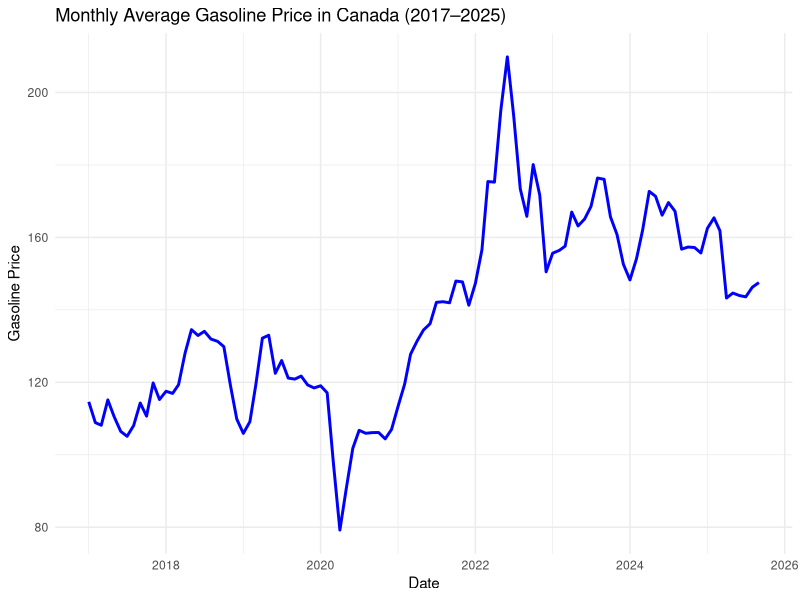
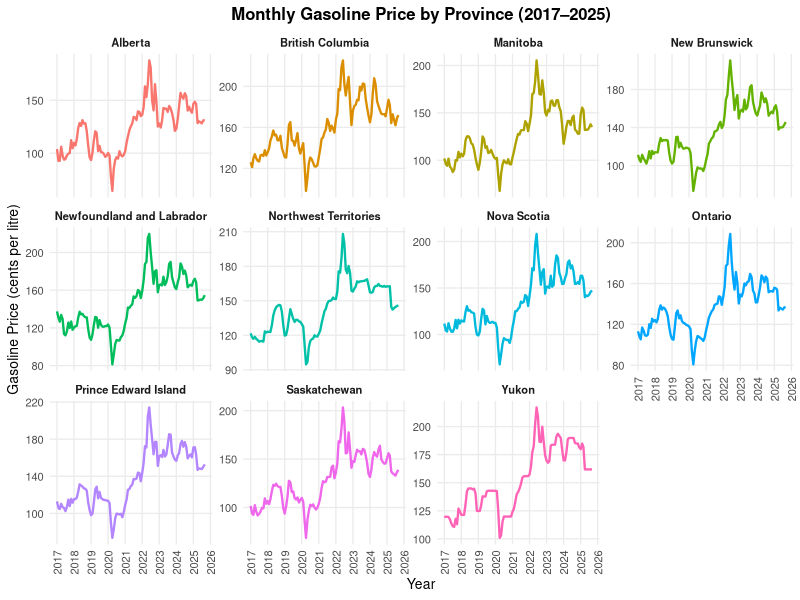
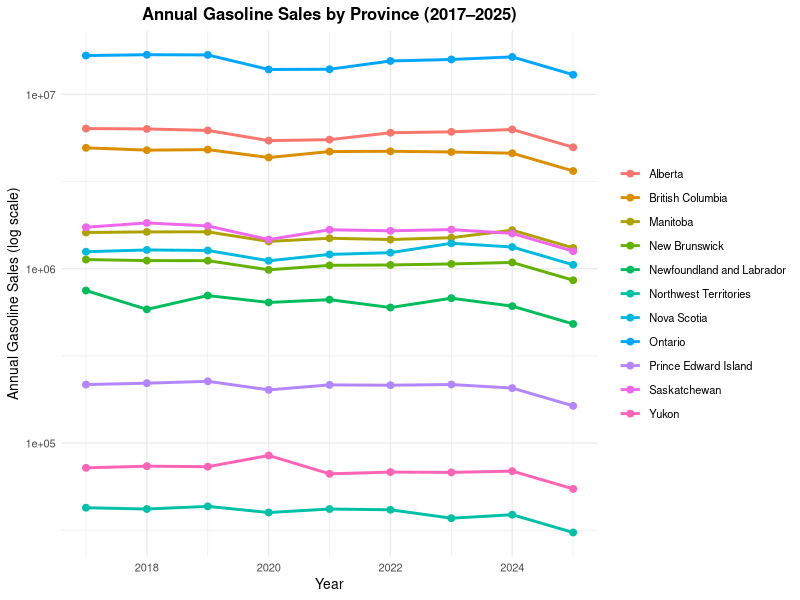
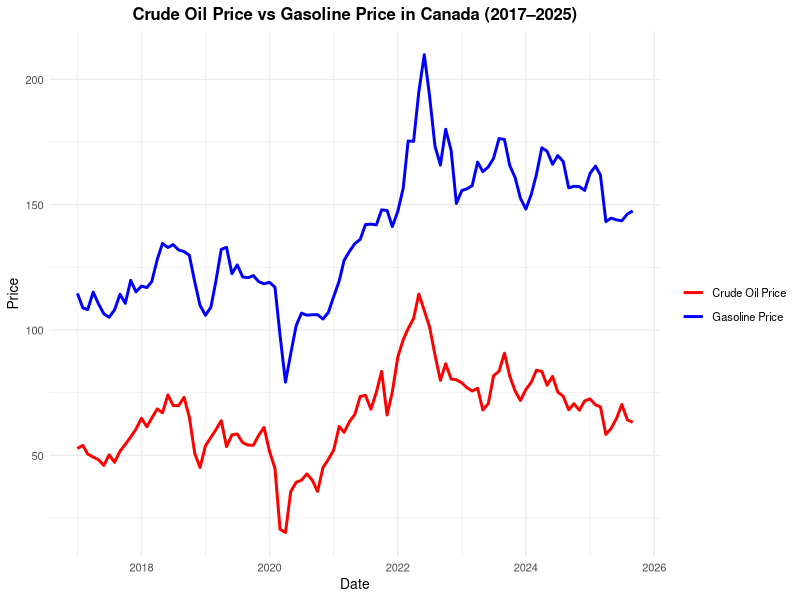
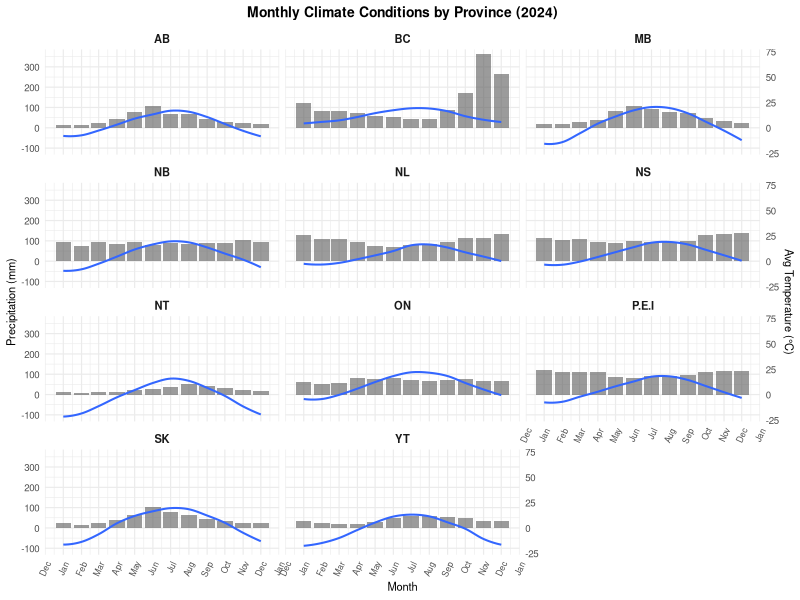
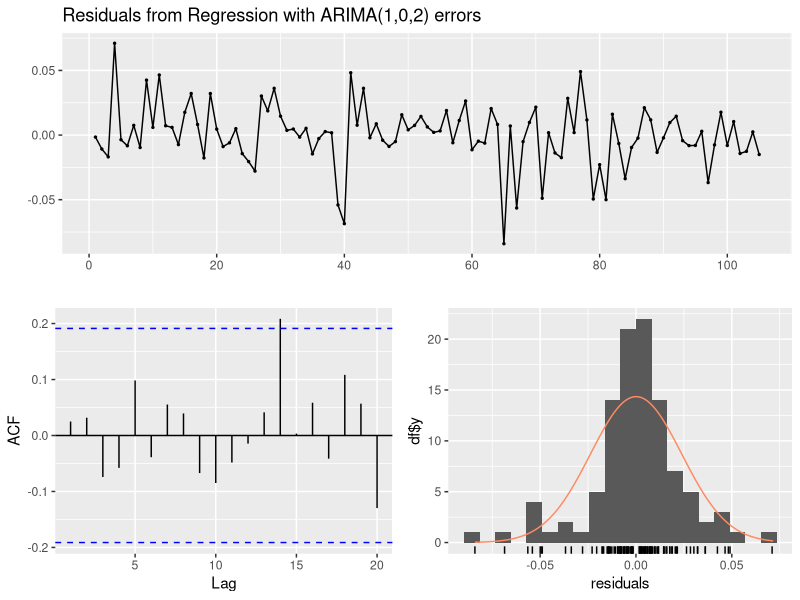
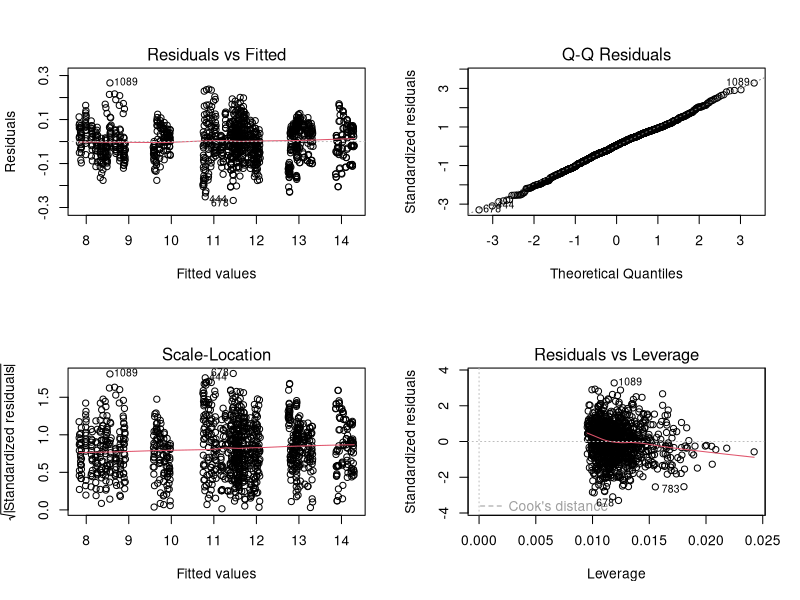

Recreate these plots in R, in order.
## ---- chunk 1
#| message: true
#| warning: true
#| include: false

library(knitr)
library(dplyr)
library(ggplot2)
library(lubridate)
library(kableExtra)
library(stringr)

gas<-read.csv("Final_Data.csv")

## ---- chunk 2
#| label: fig-price-ca
#| fig-cap: Gasoline Price in Canada (General Case)
#| echo: false
#| warning: false
#| message: false


# Ensure Date is in Date format 
gas$Date <- as.Date(gas$Date)

# Compute national average monthly gasoline price
price_monthly <- gas %>%
  group_by(Date) %>%
  summarise(Avg_Price = mean(Gasoline_Price, na.rm = TRUE))

# Plot
ggplot(price_monthly, aes(x = Date, y = Avg_Price)) +
  geom_line(color = "blue", size = 1) +
  labs(
    title = "Monthly Average Gasoline Price in Canada (2017–2025)",
    x = "Date",
    y = "Gasoline Price"
  ) +
  theme_minimal()

## ---- chunk 3
#| label: fig-price-spe
#| fig-cap: Gasoline Price in Canada by Province
#| echo: false
#| warning: false
#| message: false
gas$Date <- as.Date(gas$Date)


gas_clean <- gas %>%
  filter(!is.na(Province), Province != "") %>%
  group_by(Province) %>%
  filter(!all(is.na(Gasoline_Price))) %>%
  ungroup()


ggplot(gas_clean, aes(x = Date, y = Gasoline_Price, color = Province)) +
  geom_line(size = 0.8, show.legend = FALSE) +      
  facet_wrap(~ Province, scales = "free_y", ncol = 4) +
  scale_x_date(
    date_breaks = "1 year",
    date_labels = "%Y"
  ) +
  labs(
    title = "Monthly Gasoline Price by Province (2017–2025)",
    x = "Year",
    y = "Gasoline Price (cents per litre)"
  ) +
  theme_minimal(base_size = 10) +
  theme(
    plot.title = element_text(hjust = 0.5, face = "bold"),
    strip.text = element_text(face = "bold"),
    axis.text.x = element_text(angle = 90, vjust = 0.5),
    panel.grid.minor = element_blank()
  )

## ---- chunk 4
#| label: fig-sale-pro
#| fig-cap: Gasoline Sales in Canada by Province
#| echo: false
#| warning: false
#| message: false
library(dplyr)
library(ggplot2)
library(lubridate)

# Drop NA rows and ensure Sale_quant correct
gas_clean <- gas %>%
  filter(!is.na(Sale_quant), !is.na(Province)) %>%
  mutate(Year = year(Date))

# annual sales by province
annual_sales <- gas_clean %>%
  group_by(Province, Year) %>%
  summarise(Annual_Sales = sum(Sale_quant, na.rm = TRUE), .groups = "drop")

# log y-axis
ggplot(annual_sales, aes(x = Year, y = Annual_Sales, color = Province, group = Province)) +
  geom_line(size = 1) +
  geom_point(size = 2) +
  scale_y_log10() +                                   
  labs(
    title = "Annual Gasoline Sales by Province (2017–2025)",
    x = "Year",
    y = "Annual Gasoline Sales (log scale)"
  ) +
  theme_minimal(base_size = 10) +
  theme(
    plot.title = element_text(hjust = 0.5, face = "bold"),
    legend.title = element_blank()
  )

## ---- chunk 5
#| label: tbl-tax-ca
#| echo: false
#| message: false
#| warning: false
#| fig-height: 5
#| fig-width: 6
#| tbl-cap: Fuel charge rates by Province (Unit $ per Litre)

library(tidyverse)
library(kableExtra)

# ------------------------------------------------------------
# 1. Load dataset
# ------------------------------------------------------------
fuel_summary <- read_csv("Fuel_Charge_Table.csv") %>%
  
  # ------------------------------------------------------------
  # 2. Convert province names to official two-letter abbreviations
  # ------------------------------------------------------------
  mutate(
    Province = recode(Province,
      "Ontario" = "ON",
      "Quebec" = "QC",
      "British Columbia" = "BC",
      "Alberta" = "AB",
      "Saskatchewan" = "SK",
      "Manitoba" = "MB",
      "New Brunswick" = "NB",
      "Nova Scotia" = "NS",
      "Prince Edward Island" = "P.E.I",
      "Newfoundland and Labrador" = "NL",
      "Yukon" = "YT",
      "Northwest Territories" = "NT",
      "Nunavut" = "NU"
    )
  )

# ------------------------------------------------------------
# 3. Build formatted table
# ------------------------------------------------------------
fuel_summary %>%
  kbl(
    digits = 2,
    align = "lcccccc"
  ) %>%
  kable_classic(full_width = FALSE, html_font = "Times New Roman") %>%
  add_header_above(c(" " = 1, "Fiscal Year" = 6)) %>%
  kable_styling(position = "center", font_size = 8)


## ---- chunk 6
#| label: tbl-CPI-ca
#| tbl-cap: CPI of Gasoline in Canada by Province
#| echo: false
#| message: false
#| warning: false
#| tbl-height: 5
#| fig-width: 6

cpi_avg <- gas %>%
  filter(Date >= as.Date("2017-01-01"),
         Date <= as.Date("2025-12-31")) %>%
  group_by(Province) %>%
  summarise(
    Avg_CPI_Gasoline_2017_2025 = round(mean(CPI_Gasoline, na.rm = TRUE), 2)
  ) %>%
  arrange(Province)


cpi_avg %>%
  kbl(
    digits = 2,
    align = "lc",
    col.names = c("Province", "Avg Gasoline CPI")
  ) %>%
  kable_classic(full_width = FALSE, html_font = "Times New Roman") %>%
  kable_styling(
    position = "center",
    font_size = 10
  )

## ---- chunk 7
#| label: tbl-veh-ca
#| tbl-cap: Min and Max Registered Vehicle in Canada
#| echo: false
#| message: false
#| warning: false

vehicle_summary <- gas %>%
  filter(Date == as.Date("2024-12-01")) %>%   
  select(Province, Vehicles_Reg) %>% 
  summarise(
    Min_Registered = min(Vehicles_Reg, na.rm = TRUE),
    Min_Province = Province[which.min(Vehicles_Reg)],
    Max_Registered = max(Vehicles_Reg, na.rm = TRUE),
    Max_Province = Province[which.max(Vehicles_Reg)]
  )

vehicle_summary %>%
  kbl(
    digits = 0,
    align = "lccc"
  ) %>%
  add_header_above(c("Vehicle Registration Summary (Dec 2024)" = 4)) %>%
  kable_classic(full_width = FALSE, html_font = "Times New Roman") %>%
  kable_styling(position = "center", font_size = 10)


## ---- chunk 8
#| label: fig-curde
#| echo: false
#| message: false
#| warning: false
#| fig-cap: Change in Crude Oil Price with Gasoline

gas$Date <- as.Date(gas$Date)

# National average monthly gasoline price
gas_price_monthly <- gas %>%
  group_by(Date) %>%
  summarise(Avg_Gasoline = mean(Gasoline_Price, na.rm = TRUE))

# National average monthly crude oil price 
oil_price_monthly <- gas %>%
  group_by(Date) %>%
  summarise(Avg_Crude = mean(Crude_Oil_Price, na.rm = TRUE))

# Combine two series into one data frame
price_compare <- gas_price_monthly %>%
  left_join(oil_price_monthly, by = "Date")

# Crude Oil vs Gasoline graph
ggplot(price_compare, aes(x = Date)) +
  geom_line(aes(y = Avg_Gasoline, color = "Gasoline Price"), size = 1) +
  geom_line(aes(y = Avg_Crude, color = "Crude Oil Price"), size = 1) +
  scale_color_manual(values = c("Gasoline Price" = "blue",
                                "Crude Oil Price" = "red")) +
  labs(
    title = "Crude Oil Price vs Gasoline Price in Canada (2017–2025)",
    x = "Date",
    y = "Price",
    color = ""
  ) +
  theme_minimal(base_size = 10) +
  theme(
    plot.title = element_text(hjust = 0.5, face = "bold")
  )


## ---- chunk 9
#| label: fig-cli
#| echo: false
#| message: false
#| warning: false
#| fig-cap: Temperacture and Precipitation Change by Provibce



gas$Date <- as.Date(gas$Date)

climate_2024 <- gas %>%
  filter(
    year(Date) == 2024,
    Province != "Nunavut"
  )

climate_2024 <- climate_2024 %>%
  mutate(
    Province_short = case_when(
      Province == "Newfoundland and Labrador" ~ "NL",
      Province == "Prince Edward Island"      ~ "P.E.I",
      Province == "Nova Scotia"               ~ "NS",
      Province == "New Brunswick"             ~ "NB",
      Province == "Quebec"                    ~ "QC",
      Province == "Ontario"                   ~ "ON",
      Province == "Manitoba"                  ~ "MB",
      Province == "Saskatchewan"              ~ "SK",
      Province == "Alberta"                   ~ "AB",
      Province == "British Columbia"          ~ "BC",
      Province == "Yukon"                     ~ "YT",
      Province == "Northwest Territories"     ~ "NT",
      TRUE ~ Province   # 
    )
  )

ggplot(climate_2024, aes(x = Date)) +
  # Precipitation bars
  geom_col(aes(y = Precip_mm), alpha = 0.6) +
  
  # Smoothed temperature line（loess 平滑）
  geom_smooth(
    aes(y = AvgTemp_C * 5),
    method = "loess",
    se = FALSE,
    span = 0.4, 
    alpha = 0.8,
    linewidth = 0.7
  ) +
  
  # double
  scale_y_continuous(
    name = "Precipitation (mm)",
    sec.axis = sec_axis(~ . / 5, name = "Avg Temperature (°C)")
  ) +
  
  scale_x_date(
    date_breaks = "1 month",
    date_labels = "%b"
  ) +
  
  facet_wrap(~ Province_short, ncol = 3) +
  
  labs(
    title = "Monthly Climate Conditions by Province (2024)",
    x = "Month"
  ) +
  
  theme_minimal(base_size = 9) +
  theme(
    strip.text = element_text(face = "bold", size = 8),
    axis.text.x = element_text(angle = 65, hjust = 1, size = 6),
    axis.text.y = element_text(size = 7),
    axis.title = element_text(size = 8),
    plot.title = element_text(hjust = 0.5, face = "bold", size = 10)
  )


## ---- chunk 10
#| echo: false
#| message: false
#| warning: false
library(dplyr)
library(lubridate)
library(forecast)
library(tidyr)
library(purrr)
gas_clean <- gas %>%
  mutate(
    Date     = as.Date(Date),
    Province = trimws(Province)
  ) %>%

  filter(Province != "") %>%
  
  filter(Date >= as.Date("2017-01-01"),
         Date <= as.Date("2025-09-01")) %>%
 
  filter(!Province %in% c("Quebec", "Nunavut")) %>%
  arrange(Province, Date)


gas_model <- gas_clean %>%
  select(Province, Date,
         Gasoline_Price,
         Tax_cents_per_litre,
         Crude_Oil_Price,
         CPI_Gasoline) %>%
  drop_na()

# 2.  ARIMAX”model
#ARIMA(p,d,q)(P,D,Q)[12]

fit_arimax_one_prov <- function(df_prov){

  df_prov <- df_prov %>% arrange(Date)

  y <- log(df_prov$Gasoline_Price)

  xreg <- as.matrix(df_prov %>%
                      transmute(
                        Tax_cents_per_litre,
                        Crude_Oil_Price,
                        CPI_Gasoline
                      ))

  fit <- auto.arima(
    y,
    xreg      = xreg,
    seasonal  = TRUE,
    stepwise  = FALSE,
    approximation = FALSE
  )

  return(fit)
}


# by province

prov_list <- split(gas_model, gas_model$Province)

price_models <- map(prov_list, fit_arimax_one_prov)

# see on
price_models[["Ontario"]]

# residual
forecast::checkresiduals(price_models[["Ontario"]])

# for each prof coef unlock it：
#coef_table <- map(price_models, coef) %>%
#  purrr::imap_dfr(~{
#    tibble(
#      Province = .y,
#      term     = names(.x),
#      estimate = as.numeric(.x)
#    )
#  })

#coef_table


## ---- chunk 11
#| echo: false
#| message: false
#| warning: false
library(dplyr)
library(lubridate)
library(broom)

# ⃣ Clean + keep variables 
demand_data <- gas %>%
  mutate(
    Date     = as.Date(Date),
    Province = trimws(Province)
  ) %>%
  filter(Province != "",
         Date >= as.Date("2017-01-01"),
         Date <= as.Date("2025-09-01"),
         !Province %in% c("Quebec", "Nunavut")) %>%
  select(Province, Date,
         Sale_quant,
         Gasoline_Price,
         AvgTemp_C,
         Vehicles_Reg) %>%
  drop_na() %>%
  mutate(
    ln_sales   = log(Sale_quant),
    ln_price   = log(Gasoline_Price),
    ln_veh_reg = log(Vehicles_Reg)
  )


demand_fit <- lm(
  ln_sales ~ ln_price + AvgTemp_C + ln_veh_reg + factor(Province),
  data = demand_data
)

# ⃣ Model summary + tidy table (estimates, s.e., p-values)
summary(demand_fit)
#demand_coef <- tidy(demand_fit)
#demand_coef

## ---- chunk 12
#| label: fig-res
#| echo: false
#| message: false
#| warning: false
#| fig-cap: Assumption Check for Linear Regression
par(mfrow = c(2, 2))
plot(demand_fit)
par(mfrow = c(1, 1))
## ---- chunk 13
#| echo: false

library(dplyr)
library(purrr)
library(forecast)
library(lubridate)

gas_cf <- gas %>%
  mutate(
    Date     = as.Date(Date),
    Province = trimws(Province)
  ) %>%
  filter(
    Province != "",
    !Province %in% c("Quebec", "Nunavut"),
    Date >= as.Date("2017-01-01"),
    Date <= as.Date("2025-09-01")
  ) %>%
  select(
    Province, Date,
    Gasoline_Price,
    Tax_cents_per_litre,
    Crude_Oil_Price,
    CPI_Gasoline
  ) %>%
  drop_na()

# Counterfactual Tax：keep tax

gas_cf <- gas_cf %>%
  mutate(
    Tax_cf = if_else(
      Date >= as.Date("2025-04-01"),
      # tax at 2024）
      Tax_cents_per_litre[Date == as.Date("2024-03-01")][1],
      Tax_cents_per_litre
    )
  )


#  remade

fit_arimax_price <- function(df){

  df <- df %>% arrange(Date)

  y <- log(df$Gasoline_Price)

  xreg_train <- as.matrix(df %>%
                            transmute(
                              Tax_cents_per_litre,
                              Crude_Oil_Price,
                              CPI_Gasoline
                            ))

  fit <- auto.arima(
    y,
    xreg = xreg_train,
    seasonal = TRUE,
    stepwise = FALSE,
    approximation = FALSE
  )

  return(fit)
}

# Counterfactual Forecast Function

price_cf_one_prov <- function(df){

  df <- df %>% arrange(Date)

  fit <- fit_arimax_price(df)

  future_df <- df %>% filter(Date >= as.Date("2025-04-01"))

  xreg_cf <- as.matrix(future_df %>%
                         transmute(
                           Tax_cents_per_litre = Tax_cf,
                           Crude_Oil_Price,
                           CPI_Gasoline
                         ))

  # Counterfactual Forecast
  fc <- forecast(
    fit,
    xreg = xreg_cf,
    h = nrow(future_df)
  )

  tibble(
    Province          = df$Province[1],
    Date              = future_df$Date,
    Actual_Price      = future_df$Gasoline_Price,
    CF_ln_Price       = as.numeric(fc$mean),
    CF_Price          = exp(as.numeric(fc$mean)),
    Price_Difference  = CF_Price - Actual_Price
  )
}

#  all provinces

prov_list <- split(gas_cf, gas_cf$Province)

price_cf_results <- map_dfr(prov_list, price_cf_one_prov)

head(price_cf_results, 6)
## ---- chunk 14
#| echo: false



demand_base <- demand_data %>%
  mutate(
    pred_ln_sales_actual = predict(demand_fit, newdata = ., type = "response"),
    pred_sales_actual    = exp(pred_ln_sales_actual)   # 还原到数量
  )


demand_cf <- demand_base %>%
  mutate(
    ln_price_cf = if_else(
      Date >= as.Date("2019-04-01"),
      ln_price - log(1.05),    
      ln_price                
    ),

    ln_price = ln_price_cf
  ) %>%
  mutate(
    pred_ln_sales_cf = predict(demand_fit, newdata = ., type = "response"),
    pred_sales_cf    = exp(pred_ln_sales_cf)
  )


cf_summary <- demand_cf %>%
  # for other period，just add filter(Date >= ..., Date <= ...)
  group_by(Province) %>%
  summarise(
    Actual_Sales = sum(pred_sales_actual),
    CF_Sales     = sum(pred_sales_cf),
    Diff_Sales   = CF_Sales - Actual_Sales,
    Diff_Percent = 100 * Diff_Sales / Actual_Sales
  ) %>%
  arrange(Province)

cf_summary
